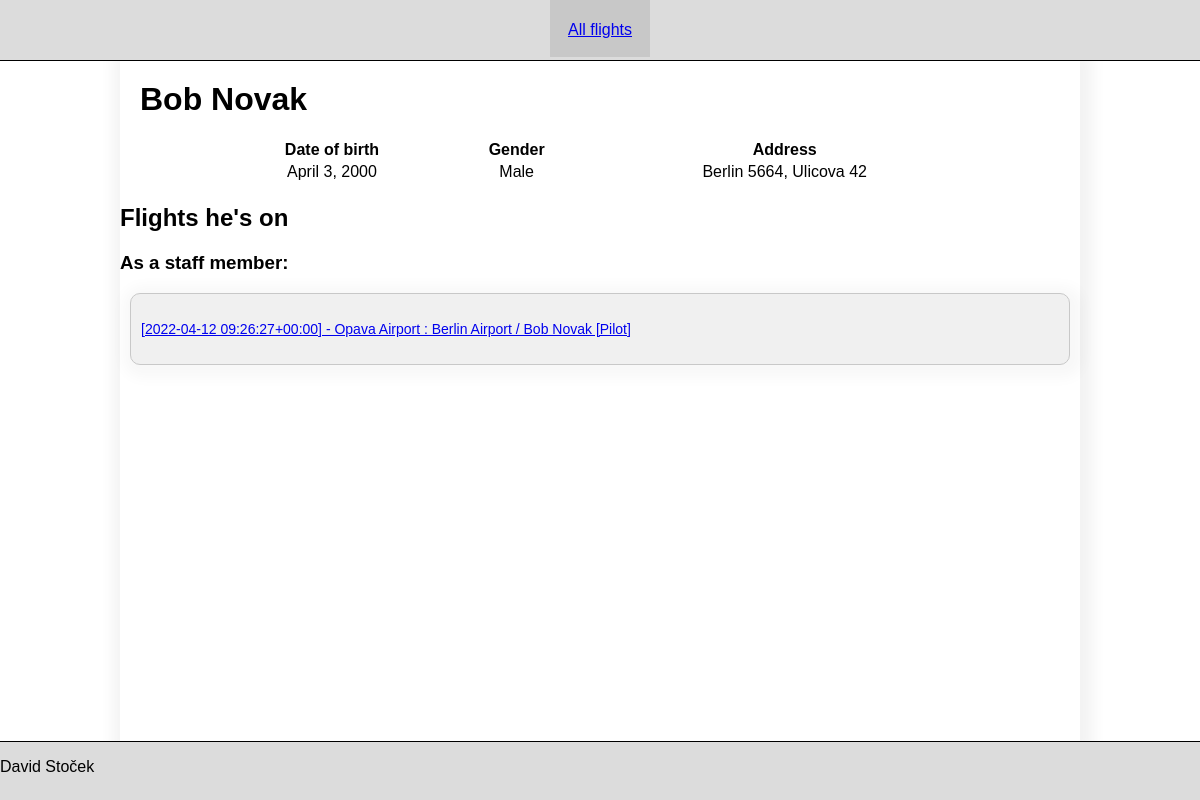
The app's page /person/2, older data.
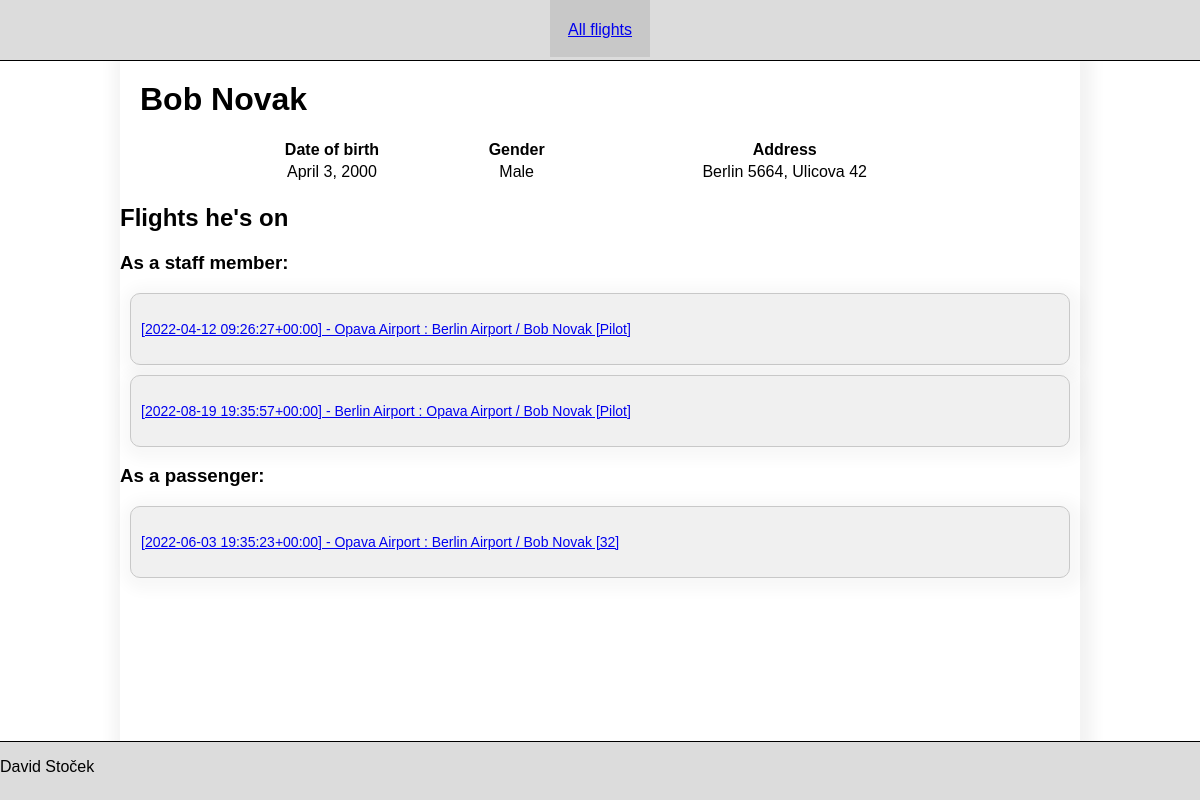
The same page, newer data.
### flight/models.py (models this page shows)
class Staff(models.Model):
    role = models.CharField(max_length=45)
    flight = models.ForeignKey('Flight', on_delete=models.CASCADE)
    person = models.ForeignKey('Person', on_delete=models.CASCADE)
    def __str__(self):
        return f'{self.flight} / {self.person} [{self.role}]'

class Flight(models.Model):
    price = models.DecimalField(max_digits=32, decimal_places=2)
    terminal = models.IntegerField()
    date = models.DateTimeField()
    plane = models.ForeignKey('Plane', on_delete=models.CASCADE)
    start = models.ForeignKey('Airport', on_delete=models.CASCADE, related_name='hey')
    destination = models.ForeignKey('Airport', on_delete=models.CASCADE)
    def __str__(self):
        return f'[{self.date}] - {self.start} : {self.destination}'

class Airport(models.Model):
    name = models.CharField(max_length=45)
    city = models.ForeignKey('City', on_delete=models.CASCADE)
    def __str__(self):
        return self.name

class Person(models.Model):
    name = models.CharField(max_length=60)
    surname = models.CharField(max_length=60)
    gender = models.CharField(max_length=6, choices=Gender.choices, default=Gender.MALE)
    date_of_birth = models.DateField()
    postcode = models.CharField(max_length=45)
    street_name = models.CharField(max_length=45)
    house_number = models.IntegerField()
    city = models.ForeignKey('City', on_delete=models.CASCADE)
    def __str__(self):
        return f'{self.name} {self.surname}'

class Passenger(models.Model):
    seat = models.IntegerField()
    flight = models.ForeignKey('Flight', on_delete=models.CASCADE)
    person = models.ForeignKey('Person', on_delete=models.CASCADE)
    def __str__(self):
        return f'{self.flight} / {self.person} [{self.seat}]'

### flight/views.py (the view)
# urls.py: path('person/<int:person_id>', views.person, name='person'),
def person(request, person_id):
    context = {
        'person': Person.objects.get(pk=person_id),
        'passengers': Passenger.objects.filter(person=person_id),
        'staffs': Staff.objects.filter(person=person_id)
    }
    return render(request, 'person/person.html', context=context)

### flight/models.py (called while the page is built)
    def __str__(self):
        return self.name

### flight/templates/person/person.html
{% extends 'base.html' %}
{% block content %}
    <h1>{{ person }}</h1>
    <table class="list_table">
        <tr>
            <th>Date of birth</th>
            <th>Gender</th>
            <th>Address</th>
        </tr>
        <tr>
            <td>{{ person.date_of_birth }}</td>
            <td>{{ person.gender }}</td>
            <td>{{ person.city }} {{ person.postcode }}, {{ person.street_name }} {{ person.house_number }}</td>
        </tr>
    </table>
    <h2>Flights he's on</h2>
    {% if staffs %}
        <h3>As a staff member:</h3>
        {% for staff in staffs %}
            <a href="/flight/{{ staff.flight.id }}">
                <span class="box-click">
                    {{ staff }}
                </span>
            </a>
        {% endfor %}
    {% endif %}
    {% if passengers %}
        <h3>As a passenger:</h3>
        {% for passenger in passengers %}
            <a href="/flight/{{ passenger.flight.id }}">
                <span class="box-click">
                    {{ passenger }}
                </span>
            </a>
        {% endfor %}
    {% endif %}
{% endblock %}

Row changes from the older to the newer data that the page shows:
added Staff: flight+person+role "[2022-08-19 19:35:57+00:00] - Berlin Airport : Opava Airport / Bob Novak [Pilot]"
added Passenger: flight+person+seat "[2022-06-03 19:35:23+00:00] - Opava Airport : Berlin Airport / Bob Novak [32]"
Text that changed along with them:
text now shown: "As a passenger:"
